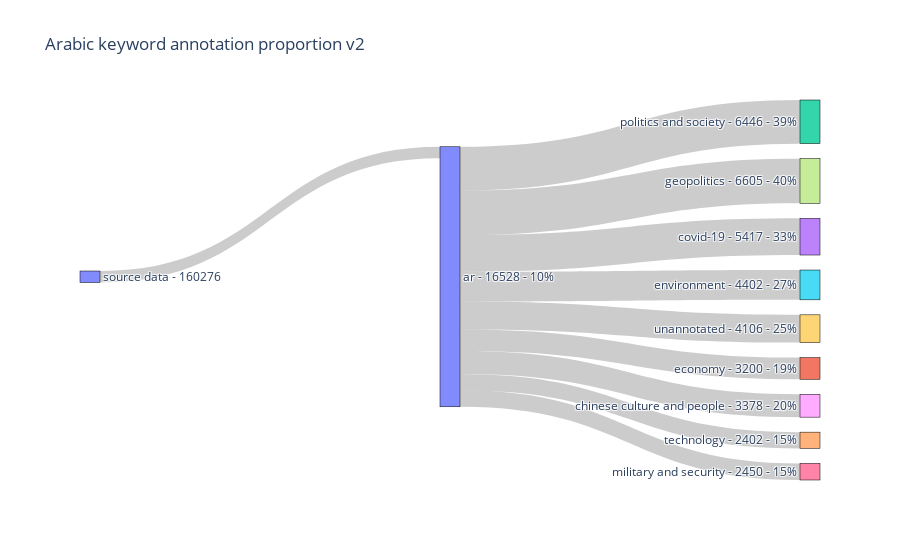
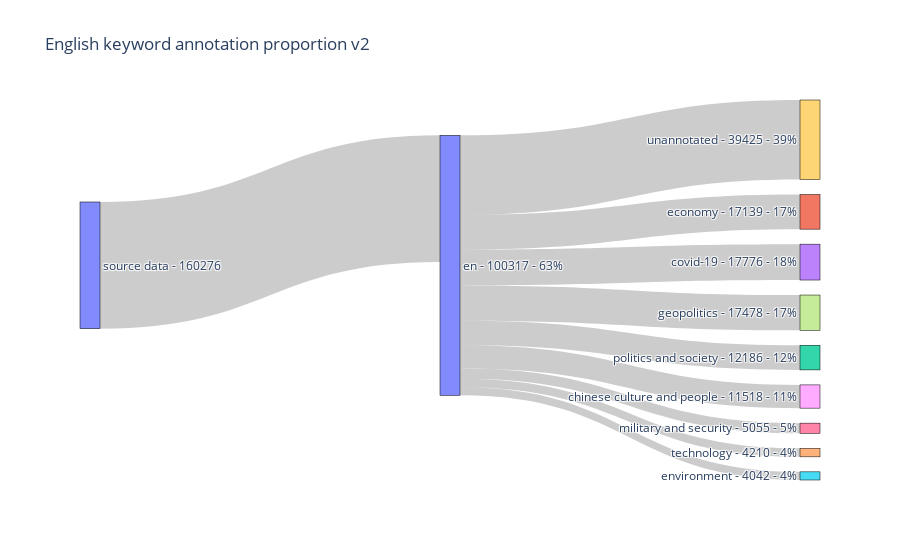
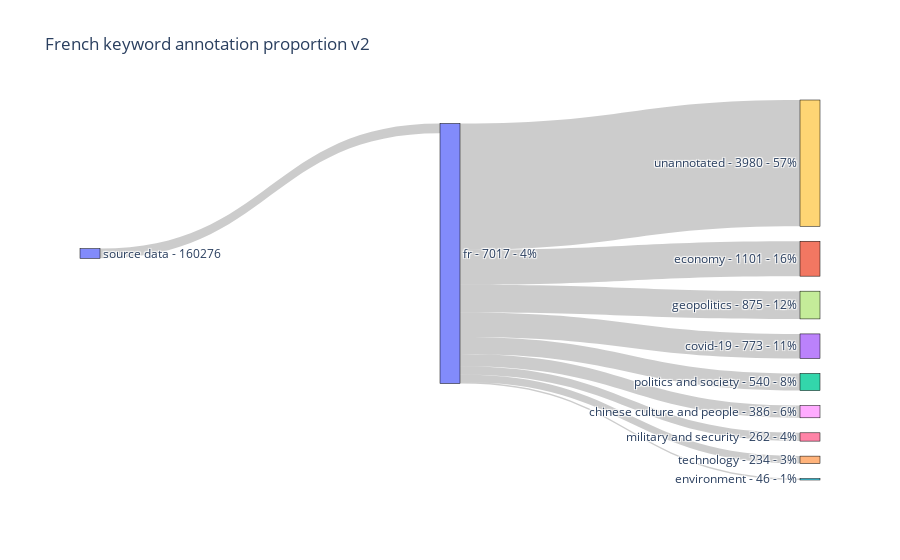
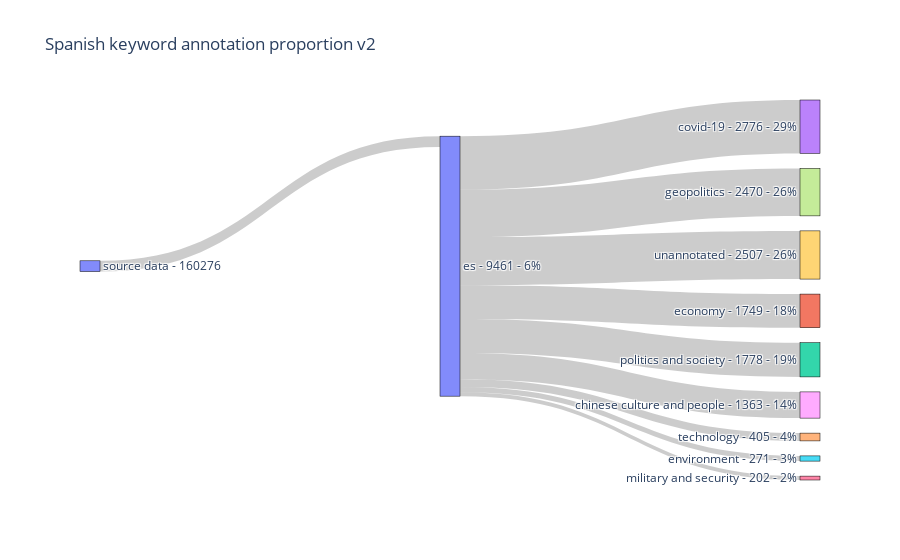

Here is the notebook cell these charts were saved with, in order:
### Code cell
pl = project_level()     
pl.keyword_annotator_split('sankey_diagrams')
hms = pl.heatmap('heatmap')

### Figure 1 — Plotly figure (JSON) as saved in the notebook; plotly's stock layout.template omitted (floating-point values rounded to 4 significant figures)
{"data": [{"arrangement": "snap", "link": {"source": [10, 0, 0, 0, 0, 0, 0, 0, 0, 0], "target": [0, 1, 3, 2, 7, 8, 6, 4, 5, 9], "value": [0.1031, 0.1936, 0.3277, 0.39, 0.3996, 0.2044, 0.1482, 0.1453, 0.2663, 0.2484]}, "node": {"label": ["ar - 16528 - 10%", "economy - 3200 - 19%", "politics and society - 6446 - 39%", "covid-19 - 5417 - 33%", "technology - 2402 - 15%", "environment - 4402 - 27%", "military and security - 2450 - 15%", "geopolitics - 6605 - 40%", "chinese culture and people - 3378 - 20%", "unannotated - 4106 - 25%", "source data - 160276"], "line": {"color": "black", "width": 0.5}, "pad": 15, "thickness": 20}, "type": "sankey", "valueformat": ".0f"}], "layout": {"font": {"size": 12}, "title": {"text": "Arabic keyword annotation proportion v2"}}}

### Figure 2 — Plotly figure (JSON) as saved in the notebook; plotly's stock layout.template omitted (floating-point values rounded to 4 significant figures)
{"data": [{"arrangement": "snap", "link": {"source": [10, 0, 0, 0, 0, 0, 0, 0, 0, 0], "target": [0, 1, 3, 2, 7, 8, 6, 4, 5, 9], "value": [0.6259, 0.1708, 0.1772, 0.1215, 0.1742, 0.1148, 0.05039, 0.04197, 0.04029, 0.393]}, "node": {"label": ["en - 100317 - 63%", "economy - 17139 - 17%", "politics and society - 12186 - 12%", "covid-19 - 17776 - 18%", "technology - 4210 - 4%", "environment - 4042 - 4%", "military and security - 5055 - 5%", "geopolitics - 17478 - 17%", "chinese culture and people - 11518 - 11%", "unannotated - 39425 - 39%", "source data - 160276"], "line": {"color": "black", "width": 0.5}, "pad": 15, "thickness": 20}, "type": "sankey", "valueformat": ".0f"}], "layout": {"font": {"size": 12}, "title": {"text": "English keyword annotation proportion v2"}}}

### Figure 3 — Plotly figure (JSON) as saved in the notebook; plotly's stock layout.template omitted (floating-point values rounded to 4 significant figures)
{"data": [{"arrangement": "snap", "link": {"source": [10, 0, 0, 0, 0, 0, 0, 0, 0, 0], "target": [0, 1, 3, 2, 7, 8, 6, 4, 5, 9], "value": [0.04378, 0.1569, 0.1102, 0.07696, 0.1247, 0.05501, 0.03734, 0.03335, 0.006556, 0.5672]}, "node": {"label": ["fr - 7017 - 4%", "economy - 1101 - 16%", "politics and society - 540 - 8%", "covid-19 - 773 - 11%", "technology - 234 - 3%", "environment - 46 - 1%", "military and security - 262 - 4%", "geopolitics - 875 - 12%", "chinese culture and people - 386 - 6%", "unannotated - 3980 - 57%", "source data - 160276"], "line": {"color": "black", "width": 0.5}, "pad": 15, "thickness": 20}, "type": "sankey", "valueformat": ".0f"}], "layout": {"font": {"size": 12}, "title": {"text": "French keyword annotation proportion v2"}}}

### Figure 4 — Plotly figure (JSON) as saved in the notebook; plotly's stock layout.template omitted (floating-point values rounded to 4 significant figures)
{"data": [{"arrangement": "snap", "link": {"source": [10, 0, 0, 0, 0, 0, 0, 0, 0, 0], "target": [0, 1, 3, 2, 7, 8, 6, 4, 5, 9], "value": [0.05903, 0.1849, 0.2934, 0.1879, 0.2611, 0.1441, 0.02135, 0.04281, 0.02864, 0.265]}, "node": {"label": ["es - 9461 - 6%", "economy - 1749 - 18%", "politics and society - 1778 - 19%", "covid-19 - 2776 - 29%", "technology - 405 - 4%", "environment - 271 - 3%", "military and security - 202 - 2%", "geopolitics - 2470 - 26%", "chinese culture and people - 1363 - 14%", "unannotated - 2507 - 26%", "source data - 160276"], "line": {"color": "black", "width": 0.5}, "pad": 15, "thickness": 20}, "type": "sankey", "valueformat": ".0f"}], "layout": {"font": {"size": 12}, "title": {"text": "Spanish keyword annotation proportion v2"}}}
